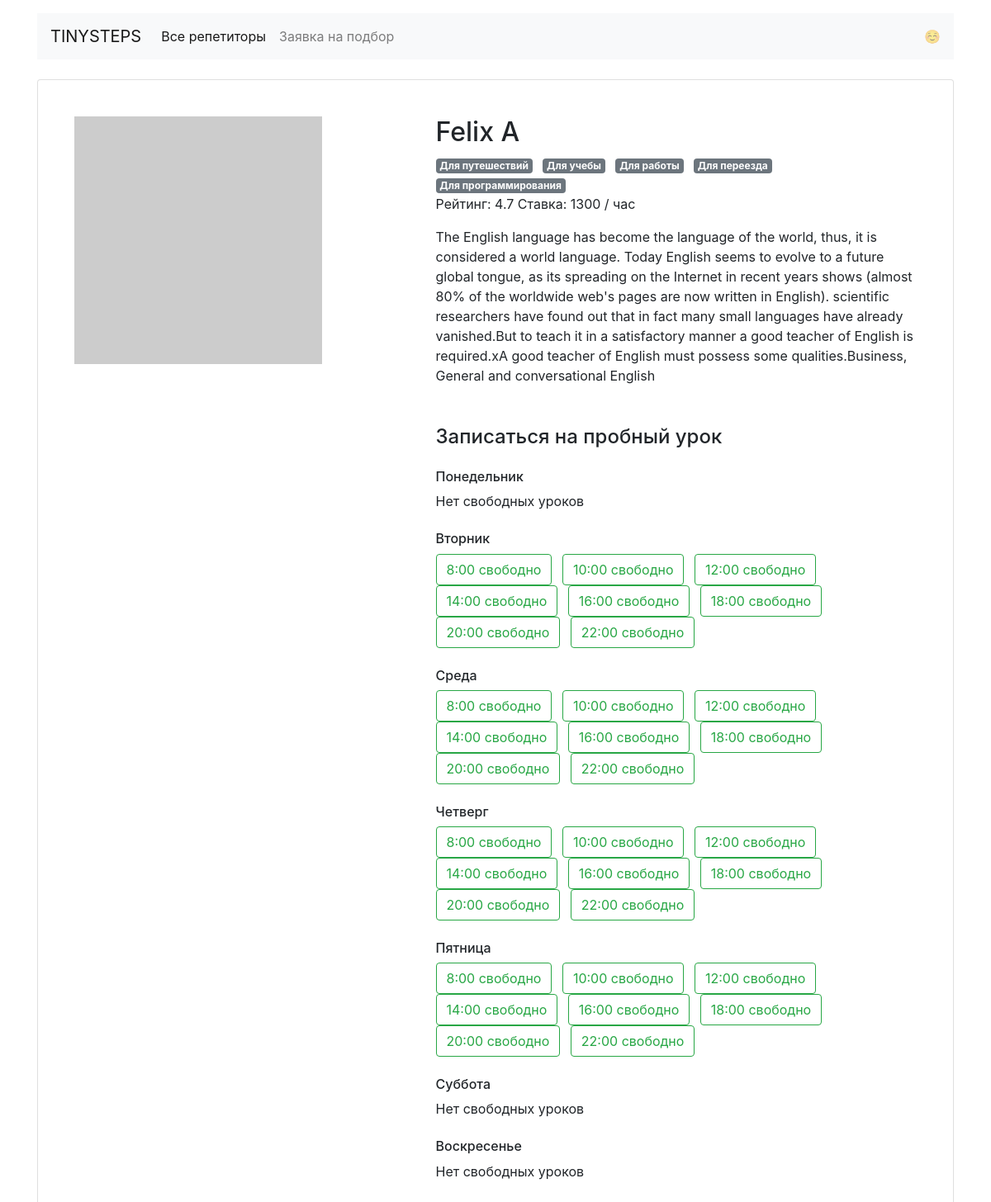
The page /profiles/3/ on the database its author committed.
### app.py (models this page shows)
class Teacher(db.Model):
    __tablename__ = "teachers"
    id = db.Column(db.Integer, primary_key=True)
    name = db.Column(db.String(50))
    about = db.Column(db.Text)
    rating = db.Column(db.Float)
    picture = db.Column(db.String(200))
    price = db.Column(db.Integer)
    goals = db.relationship("Goal", secondary=teachers_goals_association, back_populates="teachers")
    free = db.Column(db.JSON)
    bookings = db.relationship("Booking", back_populates="teacher")

class Goal(db.Model):
    __tablename__ = "goals"
    id = db.Column(db.Integer, primary_key=True)
    slug = db.Column(db.String(200))
    description = db.Column(db.String(200))
    teachers = db.relationship("Teacher", secondary=teachers_goals_association, back_populates="goals")
    icon = db.Column(db.String(30))

### app.py (the view)
@app.route('/profiles/<int:profile_id>/')
def render_profile(profile_id):
    profile = db.session.query(Teacher).get_or_404(profile_id)
    goals = db.session.query(Goal).all()
    free_hours = get_free_profile_hours(profile.free)
    return render_template('profile.html', profile=profile, goals=goals, free_hours=free_hours, weekday=WEEKDAYS)

### data_tools.py (called while the page is built)
def get_free_profile_hours(schedule):
    free_hours = {}
    for day, hours in schedule.items():
        day_hour = {}
        for hour, possibility in hours.items():
            if possibility:
                day_hour[hour] = possibility
        free_hours[day] = day_hour
    return free_hours

### templates/profile.html
{% extends 'base.html' %}
{% block content %}
  <main class="container mt-3">
    <div class="card my-4 mx-auto">
      <div class="card-body m-2 m-md-4">
        <article class="row">
          <div class="col-5"><img src="{{ profile.picture }}" class="img-fluid" alt=""></div>
          <div class="col-7">
            <section class="teacher=info">
              <h1 class="h2">{{ profile.name }}</h1>
                {% for goal in goals %}
                  <span class="badge badge-secondary mr-2">{{ goal.description }} </span>
                {% endfor %}
              <p>Рейтинг: {{ profile.rating }} Ставка: {{ profile.price }} / час</p>
              <p>{{ profile.about }}</p>
            </section>
            <section class="available">
              <h4 class="mb-4 mt-5">Записаться на пробный урок</h4>
              {% for day, hours in free_hours.items() %}
              <h6 class="mt-4">{{ weekday.get(day) }}</h6>
              {% if hours %}
              {% for hour in hours.keys() %}
              <a href="/booking/{{profile.id}}/{{day}}/{{hour}}" class="btn btn-outline-success mr-2">{{ hour }} свободно</a>
              {% endfor %}
              {% else %}
              <p>Нет свободных уроков</p>
              {% endif %}
              {% endfor %}
            </section>
          </div>
        </article>
      </div>
    </div>
  </main>
{% endblock %}

### rows shown on the page
Teacher: name "Felix A", rating "4.7", price "1300", about "The English language has become the language of the world, thus, it is considered a world language. Today English seems to evolve to a future global tongue, as its spreading on the Internet in recent years shows (almost 80% of the worldwide web's pages are now written in English). scientific researchers have found out that in fact many small languages have already vanished.But to teach it in a satisfactory manner a good teacher of English is required.xA good teacher of English must possess some qualities.Business, General and conversational English"
Goal: description "Для путешествий"
Goal: description "Для учебы"
Goal: description "Для работы"
Goal: description "Для переезда"
Goal: description "Для программирования"

### other values the page prints
{{ weekday.get(day) }} "Понедельник" "Вторник" "Среда" "Четверг" "Пятница" "Суббота" "Воскресенье"
{{ hour }} "8:00" "10:00" "12:00" "14:00" "16:00" "18:00" "20:00" "22:00" "8:00" "10:00" "12:00" "14:00" "16:00" "18:00" "20:00" "22:00" "8:00" "10:00" "12:00" "14:00" "16:00" "18:00" "20:00" "22:00" "8:00" "10:00" "12:00" "14:00" "16:00" "18:00" "20:00" "22:00"
